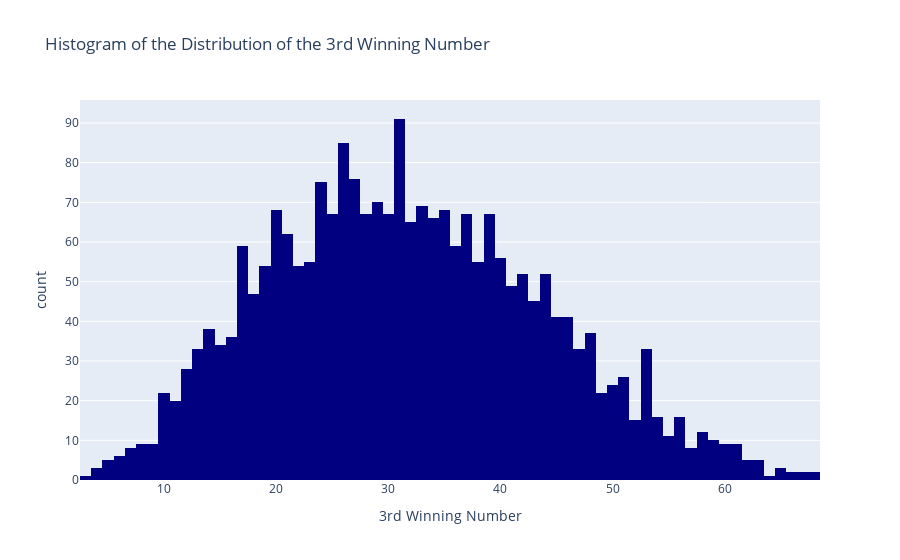

The cell this chart's notebook holds for it:
### Code cell
#histogram of 3rd winning number
fig = px.histogram(df, x="win_num_3", nbins=100,title="Histogram of the Distribution of the 3rd Winning Number",labels={
                     "win_num_3": " 3rd Winning Number"},color_discrete_sequence=['navy'])
fig.show()

### Figure 1 — Plotly figure (JSON) as saved in the notebook; plotly's stock layout.template omitted (floating-point values rounded to 4 significant figures; data arrays with more than 128 entries replaced by an {"elided": "..."} marker saying what was removed)
{"data": [{"bingroup": "x", "hovertemplate": " 3rd Winning Number=%{x}<br>count=%{y}<extra></extra>", "legendgroup": "", "marker": {"color": "navy", "pattern": {"shape": ""}}, "name": "", "nbinsx": 100, "orientation": "v", "showlegend": false, "type": "histogram", "x": {"elided": "2402 int values"}, "xaxis": "x", "yaxis": "y"}], "layout": {"barmode": "relative", "legend": {"tracegroupgap": 0}, "title": {"text": "Histogram of the Distribution of the 3rd Winning Number"}, "xaxis": {"anchor": "y", "domain": [0, 1], "title": {"text": " 3rd Winning Number"}}, "yaxis": {"anchor": "x", "domain": [0, 1], "title": {"text": "count"}}}}
